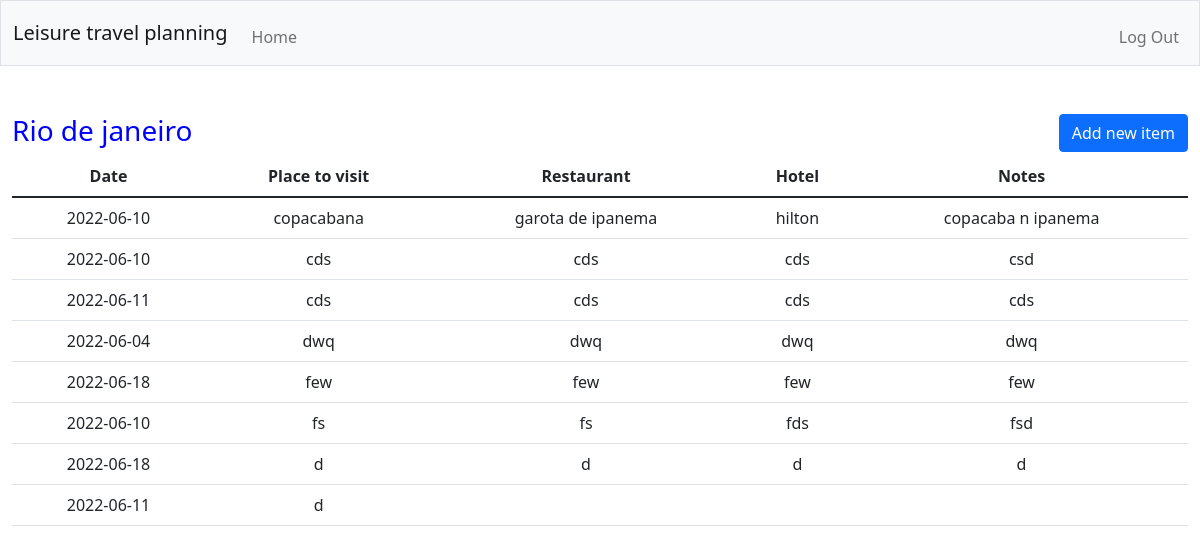
/trip/8 (signed in), run on the app's committed database.
### tables this page shows
CREATE TABLE trips (id INTEGER PRIMARY KEY AUTOINCREMENT NOT NULL, user_id INTEGER, title TEXT NOT NULL, date DATETIME);

CREATE TABLE plans (id INTEGER PRIMARY KEY AUTOINCREMENT NOT NULL, trip_id INTEGER NOT NULL, date DATETIME, hotel TEXT, restaurant TEXT, tourist_place TEXT, note TEXT);

### app.py (the view)
@app.route("/trip/<id>")
@login_required
def trip(id):
    user_id = session["user_id"]
    plans = db.execute("SELECT plans.date, hotel, restaurant, note, tourist_place, trip_id, plans.id from plans JOIN trips ON trips.id = plans.trip_id WHERE trip_id=? AND trips.user_id = ?", id, user_id)
    trip = db.execute("SELECT title, id from trips WHERE id=? AND user_id = ?", id, user_id)
    return render_template("trip.html", plans = plans, trip = trip)

### app.py (called while the page is built)
@app.after_request
def after_request(response):
    response.headers["Cache-Control"] = "no-cache, no-store, must-revalidate"
    response.headers["Expires"] = 0
    response.headers["Pragma"] = "no-cache"
    return response

### helpers.py (called while the page is built)
def login_required(f):
    @wraps(f)
    def decorated_function(*args, **kwargs):
        if session.get("user_id") is None:
            return redirect("/login")
        return f(*args, **kwargs)
    return decorated_function

### templates/trip.html (shortened to what this page needs)
{% extends "layout.html" %}
{% block main %}
<div>
  <div class="row justify-content-between">
    <div style="text-align:left" class="col-sm-6">
        <h3 style="color:blue" >{{trip[0].title}}</h3>
    </div>
    <div style="text-align:right" class="col-sm-6">
        <button class="btn btn-primary" type="button" data-bs-toggle="offcanvas" data-bs-target="#offcanvasRight" aria-controls="offcanvasRight">
        Add new item
        </button>
    </div>
  </div>
</div>
  <table class="table">
  <thead>
    <tr>
      <th scope="col">Date</th>
      <th scope="col">Place to visit</th>
      <th scope="col">Restaurant</th>
      <th scope="col">Hotel</th>
      <th scope="col">Notes</th>
    </tr>
  </thead>
  <tbody>
  {% for row in plans %}
    <tr>
      <td>{{ row["date"] }} </td>
      <td>{{ row["tourist_place"] }} </td>
      <td>{{ row["restaurant"] }} </td>
      <td>{{ row["hotel"] }} </td>
      <td>{{ row["note"] }} </td>
    </tr>
  {% endfor %}
  </tbody>
</table>
{% endblock %}

### templates/layout.html (shortened to what this page needs)
<!DOCTYPE html>
<html lang="en">
    <head>
        <link href="https://cdn.jsdelivr.net/npm/bootstrap@5.1.3/dist/css/bootstrap.min.css" rel="stylesheet">
        <link href="/static/styles.css" rel="stylesheet">
    </head>
    <body>
        <nav class="bg-light border navbar navbar-expand-md navbar-light">
            <div class="container-fluid">
                <a class="navbar-brand" href="/"><span class="blue">Leisure travel planning</span></a>
                <div class="collapse navbar-collapse" id="navbar">
                    {% if session["user_id"] %}
                        <ul class="navbar-nav me-auto mt-2">
                            <li class="nav-item"><a class="nav-link" href="/">Home</a></li>
                        </ul>
                        <ul class="navbar-nav ms-auto mt-2">
                            <li class="nav-item"><a class="nav-link" href="/logout">Log Out</a></li>
                        </ul>
                    {% else %}
                        <ul class="navbar-nav ms-auto mt-2">
                            <li class="nav-item"><a class="nav-link" href="/register">Register</a></li>
                            <li class="nav-item"><a class="nav-link" href="/login">Log In</a></li>
                        </ul>
                    {% endif %}
                </div>
            </div>
        </nav>
        <main class="container-fluid py-5 text-center">
            {% block main %}{% endblock %}
        </main>
    </body>
</html>

### data on the page
trips: title "Rio de janeiro"
plans: date "2022-06-10", tourist_place "copacabana", restaurant "garota de ipanema", hotel "hilton", note "copacaba n ipanema"
plans: date "2022-06-10", tourist_place "cds", restaurant "cds", hotel "cds", note "csd"
plans: date "2022-06-11", tourist_place "cds", restaurant "cds", hotel "cds", note "cds"
plans: date "2022-06-04", tourist_place "dwq", restaurant "dwq", hotel "dwq", note "dwq"
plans: date "2022-06-18", tourist_place "few", restaurant "few", hotel "few", note "few"
plans: date "2022-06-10", tourist_place "fs", restaurant "fs", hotel "fds", note "fsd"
plans: date "2022-06-18", tourist_place "d", restaurant "d", hotel "d", note "d"
plans: date "2022-06-11", tourist_place "d"
